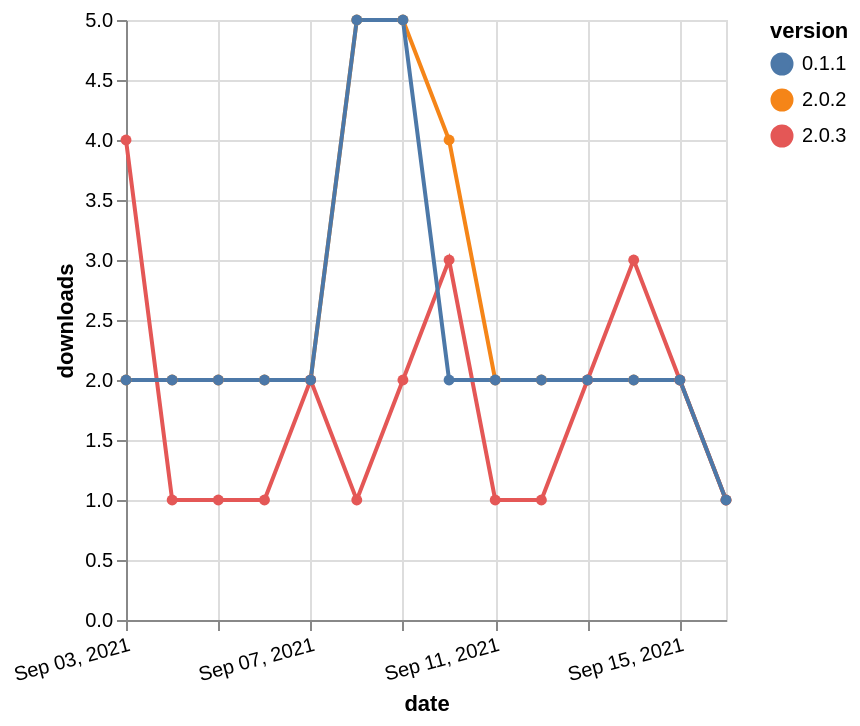

The Vega-Lite source for this figure:
### Vega-Lite specification from a JSON file in a GitHub repository (floating-point values rounded to 4 significant figures)
{"$schema": "https://vega.github.io/schema/vega-lite/v5.json", "description": "A simple bar chart with embedded data.", "data": {"values": [{"date": "2021-09-03", "total": 3084, "delta": 2, "version": "2.0.2"}, {"date": "2021-09-04", "total": 3086, "delta": 2, "version": "2.0.2"}, {"date": "2021-09-05", "total": 3088, "delta": 2, "version": "2.0.2"}, {"date": "2021-09-06", "total": 3090, "delta": 2, "version": "2.0.2"}, {"date": "2021-09-07", "total": 3092, "delta": 2, "version": "2.0.2"}, {"date": "2021-09-08", "total": 3097, "delta": 5, "version": "2.0.2"}, {"date": "2021-09-09", "total": 3102, "delta": 5, "version": "2.0.2"}, {"date": "2021-09-10", "total": 3106, "delta": 4, "version": "2.0.2"}, {"date": "2021-09-11", "total": 3108, "delta": 2, "version": "2.0.2"}, {"date": "2021-09-12", "total": 3110, "delta": 2, "version": "2.0.2"}, {"date": "2021-09-13", "total": 3112, "delta": 2, "version": "2.0.2"}, {"date": "2021-09-14", "total": 3114, "delta": 2, "version": "2.0.2"}, {"date": "2021-09-15", "total": 3116, "delta": 2, "version": "2.0.2"}, {"date": "2021-09-16", "total": 3117, "delta": 1, "version": "2.0.2"}, {"date": "2021-09-03", "total": 263, "delta": 4, "version": "2.0.3"}, {"date": "2021-09-04", "total": 264, "delta": 1, "version": "2.0.3"}, {"date": "2021-09-05", "total": 265, "delta": 1, "version": "2.0.3"}, {"date": "2021-09-06", "total": 266, "delta": 1, "version": "2.0.3"}, {"date": "2021-09-07", "total": 268, "delta": 2, "version": "2.0.3"}, {"date": "2021-09-08", "total": 269, "delta": 1, "version": "2.0.3"}, {"date": "2021-09-09", "total": 271, "delta": 2, "version": "2.0.3"}, {"date": "2021-09-10", "total": 274, "delta": 3, "version": "2.0.3"}, {"date": "2021-09-11", "total": 275, "delta": 1, "version": "2.0.3"}, {"date": "2021-09-12", "total": 276, "delta": 1, "version": "2.0.3"}, {"date": "2021-09-13", "total": 278, "delta": 2, "version": "2.0.3"}, {"date": "2021-09-14", "total": 281, "delta": 3, "version": "2.0.3"}, {"date": "2021-09-15", "total": 283, "delta": 2, "version": "2.0.3"}, {"date": "2021-09-16", "total": 284, "delta": 1, "version": "2.0.3"}, {"date": "2021-09-03", "total": 2642, "delta": 2, "version": "0.1.1"}, {"date": "2021-09-04", "total": 2644, "delta": 2, "version": "0.1.1"}, {"date": "2021-09-05", "total": 2646, "delta": 2, "version": "0.1.1"}, {"date": "2021-09-06", "total": 2648, "delta": 2, "version": "0.1.1"}, {"date": "2021-09-07", "total": 2650, "delta": 2, "version": "0.1.1"}, {"date": "2021-09-08", "total": 2655, "delta": 5, "version": "0.1.1"}, {"date": "2021-09-09", "total": 2660, "delta": 5, "version": "0.1.1"}, {"date": "2021-09-10", "total": 2662, "delta": 2, "version": "0.1.1"}, {"date": "2021-09-11", "total": 2664, "delta": 2, "version": "0.1.1"}, {"date": "2021-09-12", "total": 2666, "delta": 2, "version": "0.1.1"}, {"date": "2021-09-13", "total": 2668, "delta": 2, "version": "0.1.1"}, {"date": "2021-09-14", "total": 2670, "delta": 2, "version": "0.1.1"}, {"date": "2021-09-15", "total": 2672, "delta": 2, "version": "0.1.1"}, {"date": "2021-09-16", "total": 2673, "delta": 1, "version": "0.1.1"}]}, "width": "container", "mark": {"type": "line", "point": {"filled": true}}, "encoding": {"x": {"field": "date", "type": "temporal", "timeUnit": "yearmonthdate", "title": "date", "axis": {"labelAngle": -15}}, "y": {"field": "delta", "type": "quantitative", "title": "downloads"}, "color": {"field": "version", "type": "nominal"}, "tooltip": {"field": "delta"}}}
